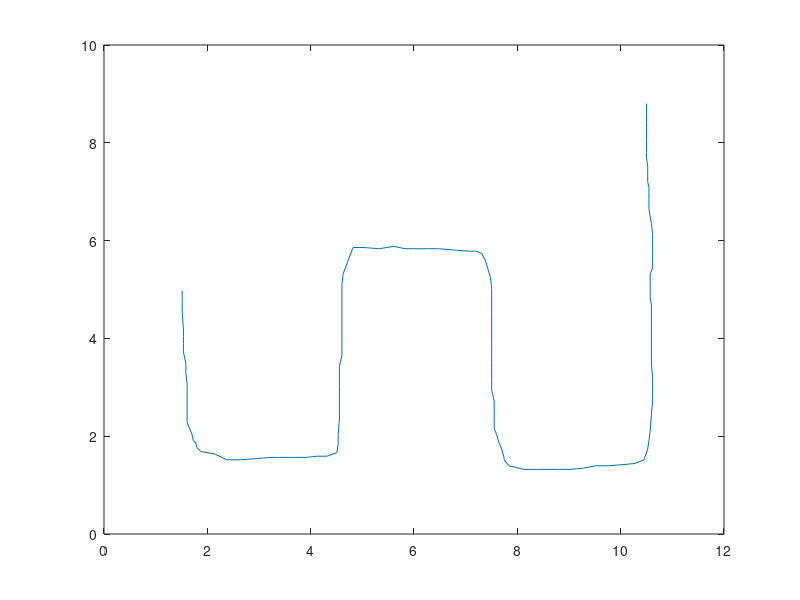
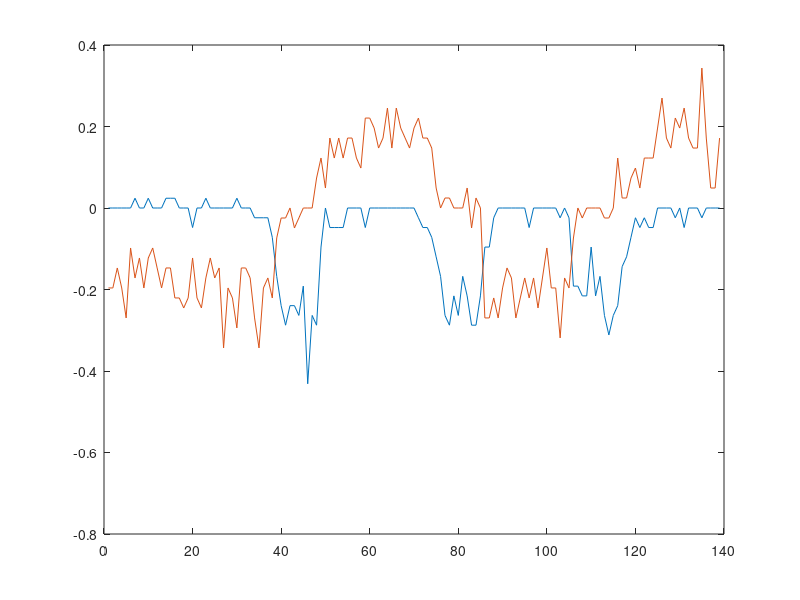

Recreate these plots in MATLAB, in order. (Note: this script raises an error after producing the figures.)
%% Generate velocity measurements
load('Xk.mat')
x_v = diff(Xk')';
sigma_r = 0.05;
R = sigma_r^2*eye(2);
y_v = x_v + sigma_r*randn(size(x_v));

figure
plot(Xk(1,:),Xk(2,:))
figure
plot(x_v')

%% Particle filter
T = 1;
A = kron([1 T;0 1],eye(2));
sigma_q = 0.1;
Q = sigma_q^2*kron([T^3/3 T^2/2;T^2/2 T],eye(2));
H = [0 0 1 0;0 0 0 1];

N = 100;
K = size(x_v,2);
x = zeros(4,K);
P = zeros(4,4,K);
x(:,1) = [Xk(:,1);0;0];
P(:,:,1) = eye(4);
samples = zeros(N,4,K);
samples(:,:,1) = mvnrnd(x(:,1),P(:,:,1),N,1);
w = 1/N*ones(N,1);

for i = 2:K+1
    samples(:,:,i) = mvnrnd(samples(:,:,i-1)*A',Q);
    pyx = mvnpdf(samples(:,:,i)*H',y_v(:,i-1)',R);
    w_tilde = w.*pyx;
    w = w_tilde/(sum(w_tilde));
    % Resample
    [samples(:,:,i),w] = resample(samples(:,:,i),w);
    x(:,i) = sum(w.*samples(:,:,i));
end







